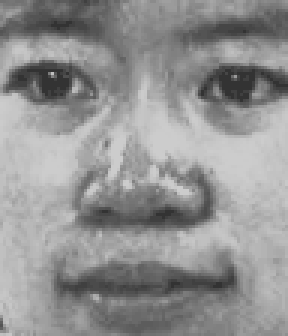
%> input picture SIFT_FLOW/left.bmp, 96 x 112 px (shown 3 times larger)
$ octave test.m   (GNU Octave 9; MATLAB toolbox functions it lacks are replaced by stand-ins)
%> lines starting %> are read from the running program, lines starting %| are printed output that depends on the picture
clear all;
left = double(imread('left.bmp'));
%> left: size 112x96 double; min 51, max 204, mean 146.2; mean of the top-left, top-right, bottom-left and bottom-right quarters 142.9, 145.7, 149.1, 147
frontal = double(imread('frontal.bmp'));
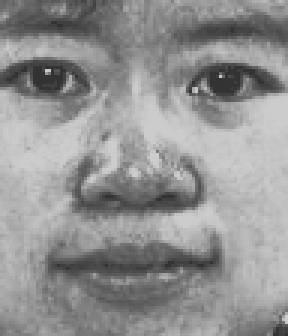
%> input picture SIFT_FLOW/frontal.bmp, 96 x 112 px (shown 3 times larger)
%> frontal: size 112x96 double; min 51, max 204, mean 146.2; mean of the top-left, top-right, bottom-left and bottom-right quarters 143, 149.3, 139.3, 153.1
right = double(imread('right.bmp'));
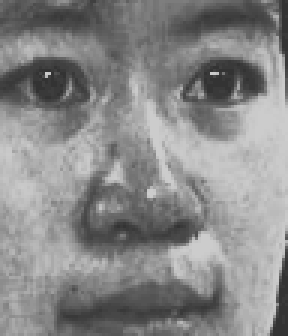
%> input picture SIFT_FLOW/right.bmp, 96 x 112 px (shown 3 times larger)
%> right: size 112x96 double; min 51, max 204, mean 135.8; mean of the top-left, top-right, bottom-left and bottom-right quarters 124.1, 136.3, 134.8, 148.2
[m,n] = size(left);
%> m = 112; n = 96
Z = zeros(1,m*n);
count = 1;
x = 1:m;
%> x = 112 values from 1 to 112
y = 1:n;
%> y = 96 values from 1 to 96
[X Y] = meshgrid(x,y);
% [7 lines of commented-out code are left out]
surface(X,Y,left')
figure(2)
surface(X,Y,right')
% options.ReducedDim = 10;
% [eigvector,eigvalue] = PCA(Z,options);
% Y = Z*eigvector;
